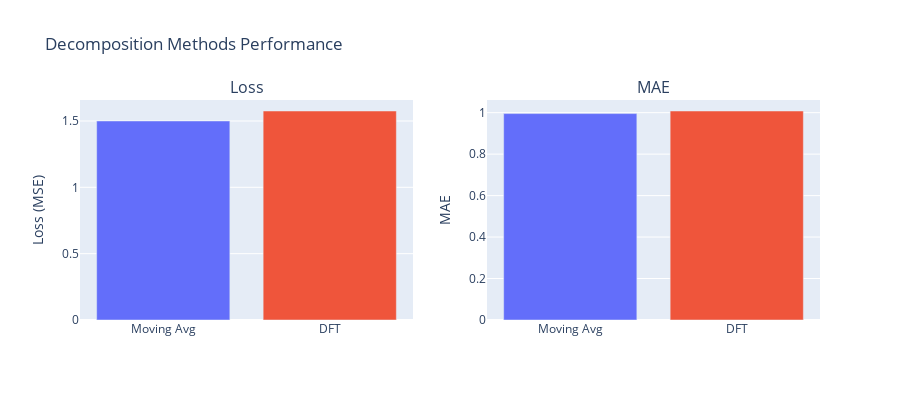

Source (notebook cell):
### Code cell
fig = make_subplots(rows=1, cols=2, subplot_titles=('Loss', 'MAE'), specs=[[{'type': 'bar'}, {'type': 'bar'}]])
methods = ['Moving Avg', 'DFT']
fig.add_trace(go.Bar(x=methods, y=[loss_ma, loss_dft], marker_color=['#636EFA', '#EF553B'], showlegend=False), row=1, col=1)
fig.add_trace(go.Bar(x=methods, y=[mae_ma, mae_dft], marker_color=['#636EFA', '#EF553B'], showlegend=False), row=1, col=2)
fig.update_layout(title='Decomposition Methods Performance', height=400)
fig.update_yaxes(title_text='Loss (MSE)', row=1, col=1)
fig.update_yaxes(title_text='MAE', row=1, col=2)
fig.show()
print('✅ Comparison plots displayed')

### Figure 1 — Plotly figure (JSON) as saved in the notebook; plotly's stock layout.template omitted (floating-point values rounded to 4 significant figures)
{"data": [{"marker": {"color": ["#636EFA", "#EF553B"]}, "showlegend": false, "type": "bar", "x": ["Moving Avg", "DFT"], "xaxis": "x", "y": [1.5, 1.575], "yaxis": "y"}, {"marker": {"color": ["#636EFA", "#EF553B"]}, "showlegend": false, "type": "bar", "x": ["Moving Avg", "DFT"], "xaxis": "x2", "y": [0.9955, 1.008], "yaxis": "y2"}], "layout": {"annotations": [{"font": {"size": 16}, "showarrow": false, "text": "Loss", "x": 0.225, "xanchor": "center", "xref": "paper", "y": 1, "yanchor": "bottom", "yref": "paper"}, {"font": {"size": 16}, "showarrow": false, "text": "MAE", "x": 0.775, "xanchor": "center", "xref": "paper", "y": 1, "yanchor": "bottom", "yref": "paper"}], "height": 400, "title": {"text": "Decomposition Methods Performance"}, "xaxis": {"anchor": "y", "domain": [0, 0.45]}, "xaxis2": {"anchor": "y2", "domain": [0.55, 1]}, "yaxis": {"anchor": "x", "domain": [0, 1], "title": {"text": "Loss (MSE)"}}, "yaxis2": {"anchor": "x2", "domain": [0, 1], "title": {"text": "MAE"}}}}
